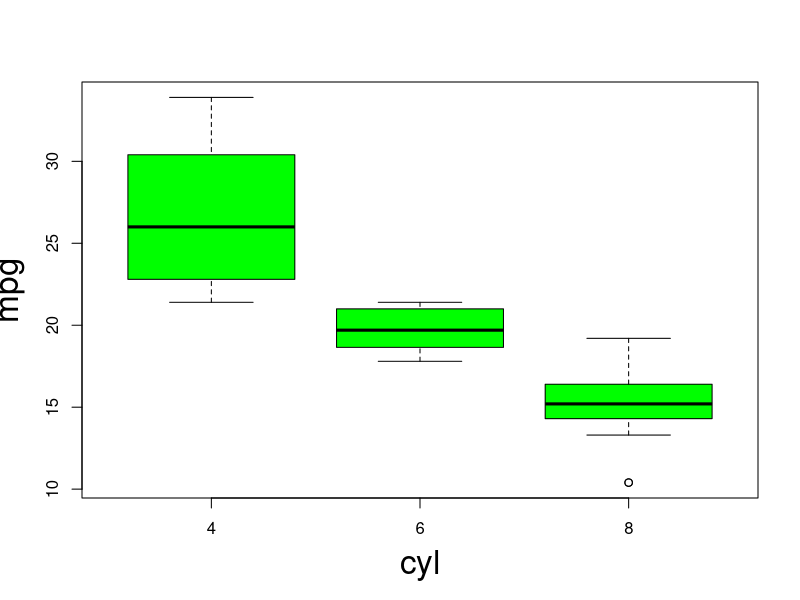

Source code (R):
## ---- chunk 1

head(mtcars,n=1)
## ---- chunk 2
aggregate(mpg~cyl, mtcars,mean)
## ---- chunk 3
boxplot(mpg~cyl, 
        data = mtcars,
        outline = TRUE,          #outliers
        col = "green",               #color
        notch=FALSE,              #notch style
        horizontal=FALSE,         #Directions
        cex.lab=2)               #Font Size of the axis label

